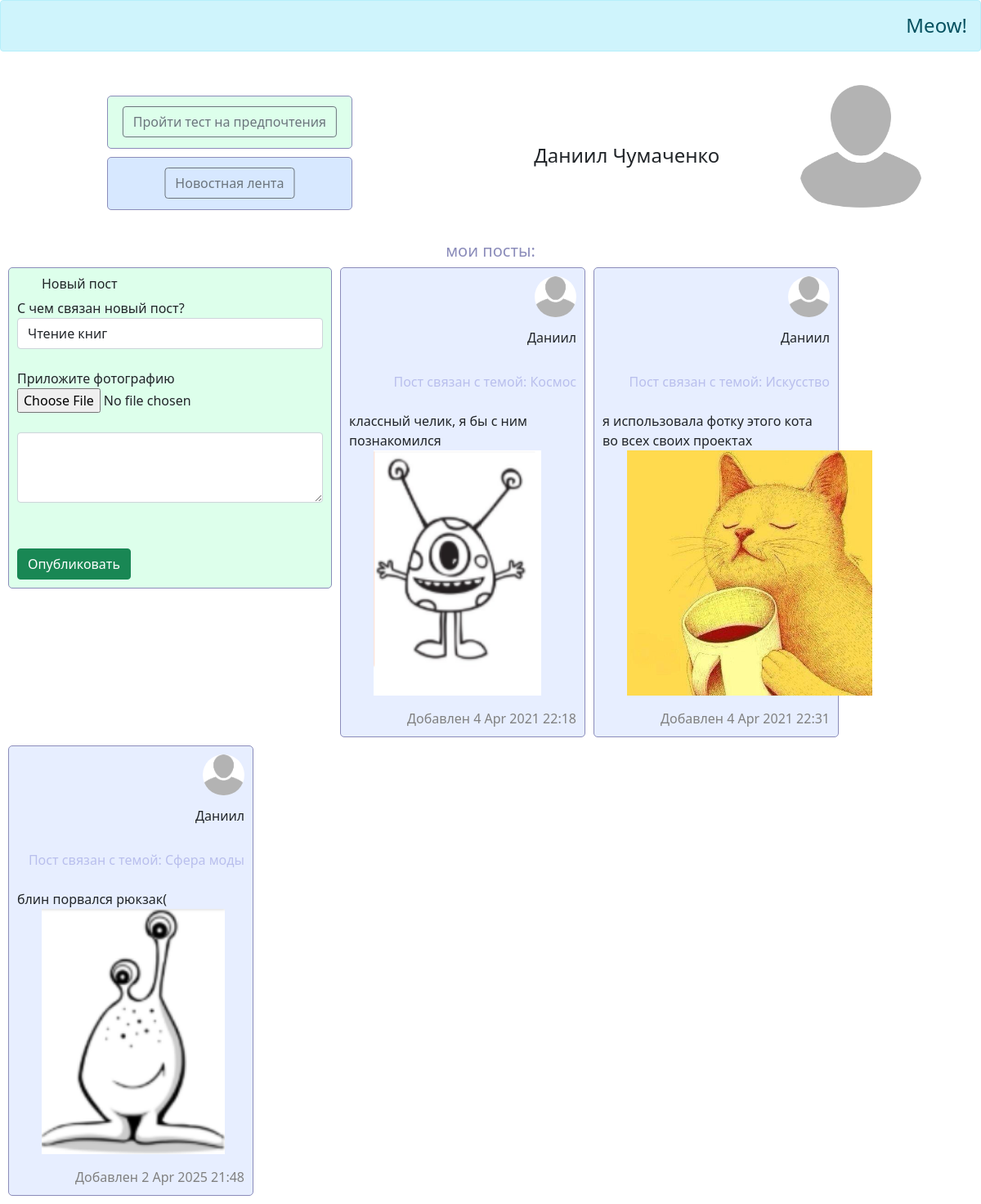
Screenshot of /user/1/page with the database file from the repository.
### data/users.py (models this page shows)
class User(SqlAlchemyBase):
    __tablename__ = 'users'
    id = sqlalchemy.Column(sqlalchemy.Integer, primary_key=True, autoincrement=True)
    surname = sqlalchemy.Column(sqlalchemy.String, nullable=True)
    name = sqlalchemy.Column(sqlalchemy.String, nullable=True)
    age = sqlalchemy.Column(sqlalchemy.Integer, nullable=True)
    sex = sqlalchemy.Column(sqlalchemy.String, nullable=True)
    profile_pic = sqlalchemy.Column(sqlalchemy.String, nullable=True)
    email = sqlalchemy.Column(sqlalchemy.String, index=True, unique=True, nullable=True)
    hashed_password = sqlalchemy.Column(sqlalchemy.String, nullable=True)
    modified_date = sqlalchemy.Column(sqlalchemy.DateTime, default=datetime.datetime.now)
    preferences = sqlalchemy.Column(sqlalchemy.String, default='')
    posts = orm.relationship("Posts", back_populates='user')

### data/jobs.py (models this page shows)
class Posts(SqlAlchemyBase):
    __tablename__ = 'posts'
    id = sqlalchemy.Column(sqlalchemy.Integer, primary_key=True, autoincrement=True)
    author = sqlalchemy.Column(sqlalchemy.Integer, sqlalchemy.ForeignKey("users.id"))
    image = sqlalchemy.Column(sqlalchemy.String, nullable=True)
    width_or_height = sqlalchemy.Column(sqlalchemy.String, nullable=True)
    text = sqlalchemy.Column(sqlalchemy.String, nullable=True)
    date = sqlalchemy.Column(sqlalchemy.DateTime, default=datetime.datetime.now)
    preferences = sqlalchemy.Column(sqlalchemy.String)
    user = orm.relationship('User')

### main.py (the view, shortened to what this page needs)
@app.route('/user/<id>/page', methods=['POST', 'GET'])
def userspage(id):
    db_session.global_init("db/usersposts_meow.db")
    db_sess = db_session.create_session()
    user = db_sess.query(User).filter(User.id == id).first()
    if request.method == 'GET':
        return render_template("user_page.html", user=user)

### data/db_session.py (called while the page is built, shortened)
def global_init(db_file):
    global __factory
    if __factory:
        return

def create_session() -> Session:
    global __factory
    return __factory()

### templates/user_page.html (shortened to what this page needs)
{% extends "base.html" %}
{% block content %}
<table style="width: 90%; background-color: white">
    <tr>
        <td class="td_white">
    <form class="login_form" method="post" style="max-width: 300px;
    height: 65px;
    align-content: center; margin-bottom:10px">
        <button type="submit" class="btn btn-outline-secondary" name="preferences_test"> Пройти тест на предпочтения </button>
    </form>
            <form class="login_form" method="post" style="max-width: 300px;
    height: 65px; align-content: center; background-color: #d7e8ff; ">
        <button type="submit" class="btn btn-outline-secondary" name="news"> Новостная лента </button>
    </form>
        </td>
        <td class="td_white"><p style="text-align: right; "><h4>{{user.name}} {{user.surname}}</h4></td>
        <td class="td_white"><p style="text-align: right;"><img src=/static/image/{{user.profile_pic}} height=150px class="round"></p></td>
    </tr>
</table>
<br>
<h5 style="text-align:center; color:#8b8cba"> мои посты:</h5>
<div class="col-md-2" style="display: inline;">
<form class="login_form" method="post" style="align-content: center; width: 33%;
float: left; margin-left:10px; margin-bottom:10px">
    <h6 style="margin-left:30px">Новый пост</h6>
    <div class="form-group">
        <label for="classSelect"> С чем связан новый пост? </label>
        <select class="form-control" id="classSelect" name="preference">
          <option>Чтение книг</option>
        </select>
    </div>
    <br>
    <div class="form-group">
        <label for="photo">Приложите фотографию</label>
        <input type="file" class="form-control-file" id="photo" name="image">
    </div>
    <br>
     <h6 class="form-group">
        <textarea class="form-control" id="post_text" rows="3" name="post_text"></textarea>
     </h6>
    <br>
    <br>
         <button type="submit" class="btn btn-success" name="new_post"> Опубликовать </button>
</form>
{% if user.posts %}
{% for i in user.posts %}
<form class="login_form" style="background-color: #e7eeff; width: 25%; margin-left: 10px; margin-bottom: 10px;
float: left;">
     <p style="text-align: right; margin-left: 10px; "><img src=/static/image/{{user.profile_pic}} height=50px class="round"></p>
    <h6 style="text-align: right"> {{user.name}}</h6>
    <br>
    <div style="text-align: -webkit-right; color:#b9bfed"> Пост связан с темой: {{i.preferences}}</div>
    <br>
    <div >{{i.text}}</div>
    {% if i.image != ' ':%}
        {% if i.width_or_height == "height": %}
            <p style="margin-left:30px"><img src=/static/image/{{i.image}} height=300px></p>
        {% else %}
            <p style="margin-left:30px"><img src=/static/image/{{i.image}} width=300px></p>
        {% endif %}
    {% endif %}
    <div style="text-align: -webkit-right; color:grey"> Добавлен {{i.date.strftime("%w %b %Y %H:%M")}}</div>
</form>
{% endfor %}
{% endif %}
</div>
{% endblock %}

### static/css/style.css (style rules this page uses)
table { margin-left: 50px; width: 1000px }
h4 { text-align: right }
form.login_form { margin-left: auto; margin-right: auto; max-width: 450px; background-color: #ddffeb; border: 1px solid #8b8cba; border-radius: 5px; padding: 10px; }
.round { border-radius: 50px; }

### templates/user_page.html (style rules this page uses)
.btn-outline-secondary { position: relative; left: 50%; transform: translate(-50%, 0); }
.td_white { background-color: white }

### rows the page displays
User: name "Даниил", surname "Чумаченко", profile_pic (placeholder picture)
Posts: profile_pic (placeholder picture), preferences "Космос", text "классный челик, я бы с ним познакомился", image (picture), date "4 Apr 2021 22:18"
Posts: profile_pic (placeholder picture), preferences "Искусство", text "я использовала фотку этого кота во всех своих проектах", image (picture), date "4 Apr 2021 22:31"
Posts: profile_pic (placeholder picture), preferences "Сфера моды", text "блин порвался рюкзак(", image (picture), date "2 Apr 2025 21:48"
